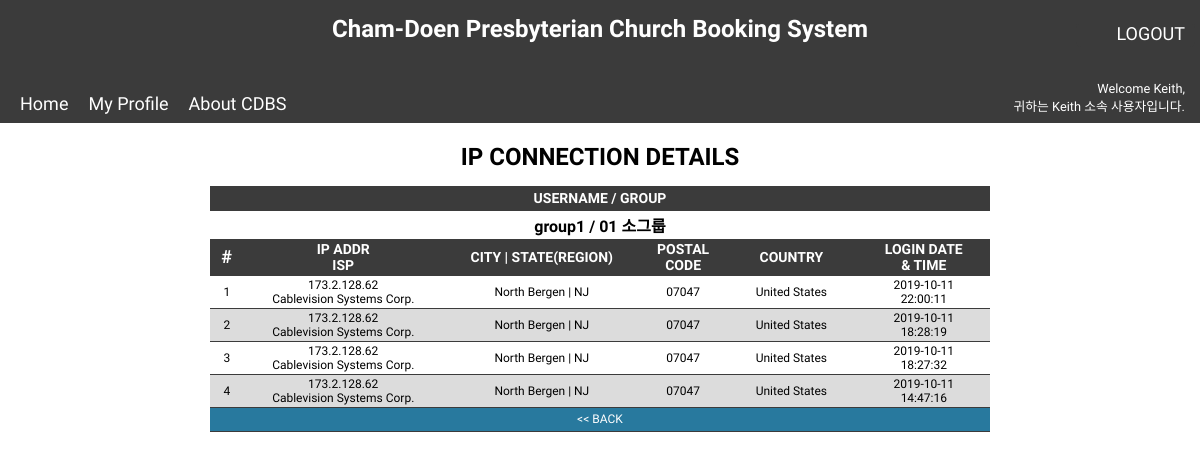
/userConnDet.php?edit=group1 (signed in), run on the app's committed database.
### tables this page shows
CREATE TABLE `users` (
  `user_id` int(11) NOT NULL,
  `user_firstname` varchar(50) NOT NULL,
  `user_mi` varchar(2) DEFAULT NULL,
  `user_lastname` varchar(50) NOT NULL,
  `user_email` varchar(50) NOT NULL,
  `cellPhoneNum` varchar(12) DEFAULT NULL,
  `user_group_fk` int(11) NOT NULL,
  `user_kor_name` varchar(50) NOT NULL,
  `user_title` varchar(20) DEFAULT NULL,
  `user_name` varchar(50) NOT NULL,
  `user_pwd` varchar(255) NOT NULL,
  `user_token` varchar(255) DEFAULT NULL,
  `user_expire` date DEFAULT NULL,
  `user_created` datetime NOT NULL DEFAULT current_timestamp(),
  `active_status` tinyint(1) NOT NULL DEFAULT 1
);

CREATE TABLE `cdnj_group` (
  `grId` int(11) NOT NULL,
  `grName` varchar(50) NOT NULL,
  `grParent` varchar(50) NOT NULL,
  `user_perm_level` varchar(10) NOT NULL DEFAULT 'User',
  `grDesc` varchar(255) NOT NULL,
  `grCreated` datetime NOT NULL DEFAULT current_timestamp()
);

CREATE TABLE `user_conn_info` (
  `user_conn_id` int(11) NOT NULL,
  `user_fk` int(11) NOT NULL,
  `ip_addr` varchar(20) NOT NULL,
  `isp` varchar(50) NOT NULL,
  `country` varchar(50) NOT NULL,
  `city` varchar(50) NOT NULL,
  `region` varchar(40) DEFAULT NULL,
  `zip` varchar(5) NOT NULL,
  `date_time_stamp` datetime NOT NULL DEFAULT current_timestamp()
);

### includes/functions.inc.cdbs.php (called while the page is built, shortened)
<?php
function ip_det($x) {
  include 'includes/cdnj.inc.dbh.php';
  $sql = "SELECT users.user_name, cdnj_group.grName, users.user_kor_name, users.user_title, users.cellPhoneNum, users.user_email, user_conn_info.ip_addr, user_conn_info.isp, user_conn_info.country, user_conn_info.city, user_conn_info.region, user_conn_info.zip, user_conn_info.date_time_stamp
  FROM user_conn_info
  RIGHT JOIN users
  ON user_conn_info.user_fk = users.user_id
  JOIN cdnj_group
  ON users.user_group_fk = cdnj_group.grId
  WHERE user_name = :user_name
  -- AND date_time_stamp BETWEEN CURTIME() - INTERVAL 30 DAY AND CURTIME()
  ORDER BY date_time_stamp DESC
  LIMIT 10";
  $statement = $conn->prepare($sql);
  $statement->bindParam(':user_name', $x);
  $statement->execute();
  $ip_info = $statement->fetchAll();
  $countRows = $statement->rowCount();
  return array(
    "ip_info"   => $ip_info,
    "rowCount"  => $countRows
  );
}

### userConnDet.php (the view, shortened to what this page needs)
<?php
require "includes/cdnj.inc.dbh.php";
include 'includes/functions.inc.cdbs.php';
include_once 'header.php';
$x = 1;
if (isset($_GET['edit'])) {
  $uId = $_GET['edit'];
  $ip_detail = ip_det($uId);
}
?>
<?php if (isset($_GET['edit'])): ?>
  <div class="users-table-det-1">
  <?php if ($ip_detail['rowCount'] < 10): ?>
    <h2>IP CONNECTION DETAILS</h2>
  <?php else: ?>
    <h2>IP CONNECTION DETAILS: LAST 10 ITEMS</h2>
  <?php endif ?>
    <table class="users-table-det-1">
        <?php foreach ($ip_detail['ip_info'] as $row) : ?>
          <?php $user = $row["user_name"]; ?>
          <?php $group = $row["grName"]; ?>
        <?php endforeach; ?>
      <tbody>
      <tr><th colspan = "7">USERNAME / GROUP</th></tr>
        <tr><td colspan = "7"><?php echo $user . " / " . $group; ?></td></tr>
      </tbody>
    </table>
  </div>
  <div class="users-table-det">
    <table class="users-table-det">
      <thead>
          <th># </th>
          <th>IP ADDR<br>ISP</th>
          <th>CITY | STATE(REGION)</th>
          <th>POSTAL<br>CODE</th>
          <th>COUNTRY</th>
          <th>LOGIN DATE<br>& TIME</th>
      </thead>
      <tbody>
        <?php foreach ($ip_detail['ip_info'] as $row) : ?>
        <?php if ($row["ip_addr"] == NULL): ?>
          <tr>
            <td colspan="7"><h3>NO CONNECTION</h3></td>
          </tr>
        <?php else: ?>
        <tr>
          <td><?php echo $x++; ?></td>
          <td><?php echo $row["ip_addr"] . "<br>" . $row["isp"]; ?></td>
          <td><?php echo $row["city"] . " | " . $row["region"]; ?></td>
          <td><?php echo $row["zip"]; ?></td>
          <td><?php echo $row["country"]; ?></td>
          <td><?php echo $row["date_time_stamp"]; ?></td>
        </tr>
        <?php endif ?>
        <?php endforeach; ?>
        <tr><td colspan="7"><a href="user_list.php"><< BACK</a></td></tr>
      </tbody>
    </table>
  </div>
<?php endif ?>

### assets/css/style.css (style rules this page uses)
* { font-family: 'Comfortaa', 'Nanum Gothic', 'Jua', sans-serif; margin: 0; padding: 0; -webkit-box-sizing: border-box; box-sizing: border-box; text-decoration: none; }
html { height: 100%; }
a { text-decoration: none; color: #fff; }
.users-table-det-1 { text-align: left; margin: 5px auto 0 auto; border-collapse: collapse; min-width: 65%; }
.users-table-det-1 td, .users-table-det-1 th { height: 24px; border-collapse: collapse; padding: 2px 12px; border-bottom: 1px solid #3b3b3b; }
.users-table-det-1 th { background-color: #3b3b3b; color: white; text-align: center; font-size: 14px; position: -webkit-sticky; position: sticky; }
.users-table-det-1 td { font-weight: 700; font-size: 16px; text-align: center; width: 100px; }
.users-table-det-1 h2 { text-align: center; margin: 60px auto 15px auto; }
.users-table-det { text-align: left; margin: -1px auto 20px auto; border-collapse: collapse; min-width: 65%; }
.users-table-det td, .users-table-det th { height: 24px; border-collapse: collapse; padding: 2px 12px; border-bottom: 1px solid #3b3b3b; }
.users-table-det th { background-color: #3b3b3b; color: white; text-align: center; font-size: 14px; position: -webkit-sticky; position: sticky; }
.users-table-det th:nth-child(1) { background-color: #3b3b3b; color: white; padding-left: 8px; text-align: right; font-size: 18px; position: -webkit-sticky; position: sticky; }
.users-table-det tr { padding: 2px; color: #000; font-size: 12px; text-decoration: none; }
.users-table-det td:nth-child(1) { text-align: center; width: 10px; }
.users-table-det td:nth-child(2) { text-align: center; width: 180px; }
.users-table-det tr:nth-child(even) { background-color: #DCDCDC; }
.users-table-det td:nth-child(3) { text-align: center; width: 180px; }
.users-table-det td:nth-child(4) { text-align: center; width: 40px; }
.users-table-det td:nth-child(5) { text-align: center; width: 120px; }
.users-table-det td:nth-child(6) { text-align: center; width: 120px; }
.users-table-det tr:last-child td { text-align: center; background-color: #28799e; color: #fff; }

### data on the page
users: user_name "group1"
cdnj_group: grName "01 소그룹"
user_conn_info: ip_addr "173.2.128.62", isp "Cablevision Systems Corp.", city "North Bergen", region "NJ", zip "07047", country "United States", date_time_stamp "2019-10-11 22:00:11"
user_conn_info: ip_addr "173.2.128.62", isp "Cablevision Systems Corp.", city "North Bergen", region "NJ", zip "07047", country "United States", date_time_stamp "2019-10-11 18:28:19"
user_conn_info: ip_addr "173.2.128.62", isp "Cablevision Systems Corp.", city "North Bergen", region "NJ", zip "07047", country "United States", date_time_stamp "2019-10-11 18:27:32"
user_conn_info: ip_addr "173.2.128.62", isp "Cablevision Systems Corp.", city "North Bergen", region "NJ", zip "07047", country "United States", date_time_stamp "2019-10-11 14:47:16"

### other printed values
$_SESSION['user_info'] "Keith"
$_SESSION['user_group'] "Keith"
